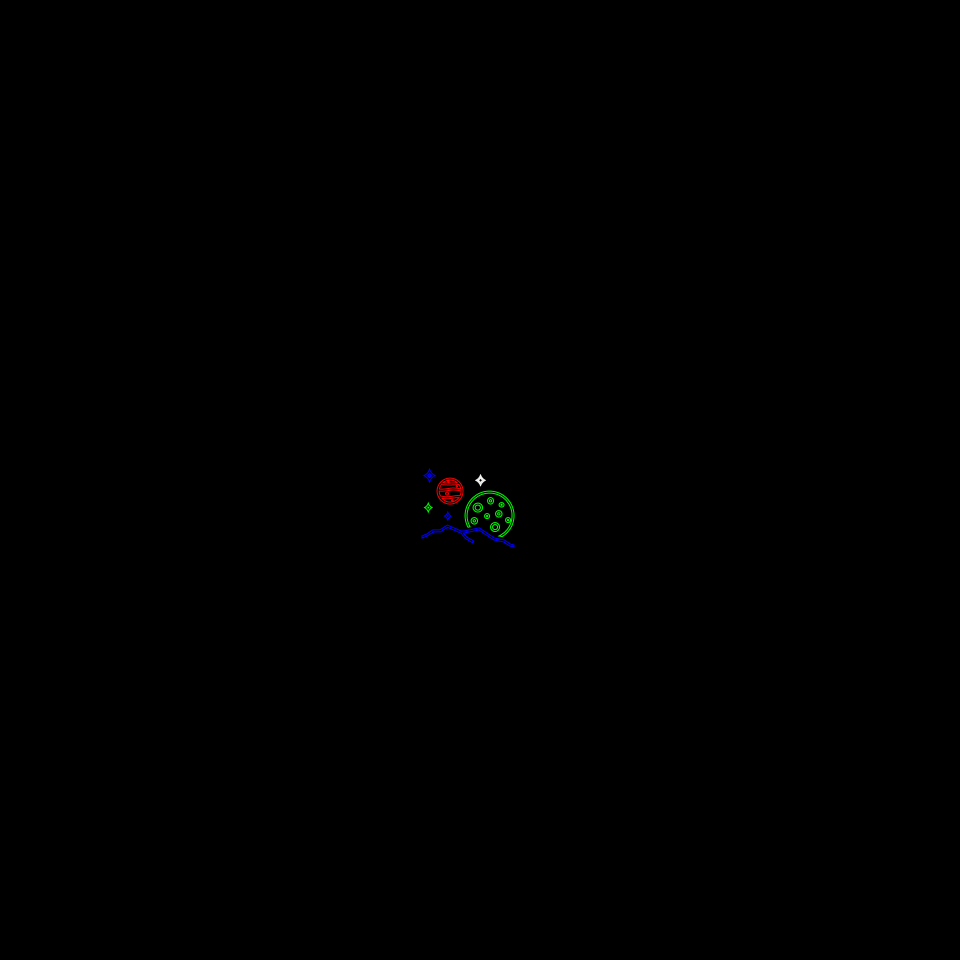
#> input picture FFT of imgs/planets.png, 1920 x 1920 px (shown at 1/2 size)
$ python FT_RGB_Scale_noNoise_compensation.py
#> lines starting #> are read from the running program, lines starting #| are printed output that depends on the picture
# -*- coding: utf-8 -*-
"""
Spyder Editor

This is a temporary script file.
"""
from PIL import Image
import numpy as np
import scipy as sp
from scipy.fft import fft2, fftshift,ifft2,ifftshift
import matplotlib.pyplot as plt
import os
from skimage import color
import cv2

os.chdir("C:/Users/gaosh/Documents/python/Digital-hologram/FFT of imgs")
filename="planets"
im=plt.imread(f"{filename}.png")
#> im is the input picture: shape (1920, 1920, 4) float32; mean R, G, B, A 0.000342, 0.000577, 0.000381, 1
height=im.shape[0]
#> height = 1920
width=im.shape[1]
#> width = 1920

# Define wavelengths (in meters, for example)
lambda_r = 0.633e-6  # Red wavelength
lambda_g = 0.532e-6  # Green wavelength (reference)
lambda_b = 0.450e-6  # Blue wavelength
# Calculate scaling factors with respect to green
scale_r =  lambda_r/lambda_g
scale_b =  lambda_b/lambda_g

h_r, w_r = int(height * scale_r), int(width * scale_r)
#> h_r = 2284; w_r = 2284
h_b, w_b = int(height * scale_b), int(width * scale_b)
#> h_b = 1624; w_b = 1624
print(h_r,int(h_r), w_r,int(w_r))
#| 2284 2284 2284 2284
print(h_b,int(h_b), w_b,int(w_b))
#| 1624 1624 1624 1624

x_offset_r = (int(w_r)-width) // 2
#> x_offset_r = 182
y_offset_r = (int(h_r)-height) // 2
#> y_offset_r = 182
print(x_offset_r,y_offset_r)
#| 182 182
x_offset_b = (width - int(w_b)) // 2
#> x_offset_b = 148
y_offset_b = (height - int(h_b)) // 2
#> y_offset_b = 148
print(x_offset_b,y_offset_b)
#| 148 148
# Step 1: Pad the red channel to the scaled size
padded_red = np.zeros((h_r, w_r))
padded_red[y_offset_r:y_offset_r + height, x_offset_r:x_offset_r + width] = im[:, :, 0]

# Step 2: Crop the blue channel to the scaled size
cropped_blue=np.zeros((h_b, w_b))
cropped_blue = im[:, :, 2][y_offset_b:y_offset_b + h_b, x_offset_b:x_offset_b + w_b]

# Step 3: Resize both channels back to the original dimensions
scaled_red = cv2.resize(padded_red, (width, height), interpolation=cv2.INTER_LINEAR)
scaled_blue = cv2.resize(cropped_blue, (width, height), interpolation=cv2.INTER_LINEAR)

im_manipulated=np.zeros((height,width,3))
im_manipulated[:,:,0]=scaled_red
im_manipulated[:,:,1]=im[:,:,1]
im_manipulated[:,:,2]=scaled_blue
plt.imsave(f"scaled {filename}.png", im_manipulated)
plt.figure()
plt.imshow(im_manipulated)
# plt.colorbar()
plt.title("RGB")
plt.show()
#R
im_shift_r=fftshift(scaled_red)
#G
im_shift_g=fftshift(im[:,:,1])
#B
im_shift_b=fftshift(scaled_blue)

#R
im_r_rand=im_shift_r
im_rr_ft=fftshift(fft2(im_r_rand))
phase_rr = np.angle(im_rr_ft)
# phase_rr_new=phase_rr.astype(np.uint8)
# phase_rr_save=Image.fromarray(phase_rr_new)
phase_rr_modi=(np.angle(im_rr_ft)/np.pi+1)*(255/1.85)
phase_rr_modi_mod=np.mod(phase_rr_modi,255)

#G
im_g_rand=im_shift_g
im_gr_ft=fftshift(fft2(im_g_rand))
phase_gr = np.angle(im_gr_ft)
# phase_gr_new=phase_gr.astype(np.uint8)
# phase_gr_save=Image.fromarray(phase_gr_new)
phase_gr_modi=(np.angle(im_gr_ft)/np.pi+1)*(255/2.63)
phase_gr_modi_mod=np.mod(phase_gr_modi,255)

#B
im_b_rand=im_shift_b
im_br_ft=fftshift(fft2(im_b_rand))
phase_br = np.angle(im_br_ft)
# phase_br_new=phase_br.astype(np.uint8)
# phase_br_save=Image.fromarray(phase_br_new)
phase_br_modi=(np.angle(im_br_ft)/np.pi+1)*(255/3.55)
phase_br_modi_mod=np.mod(phase_br_modi,255)

"""Lens"""
arr_r=np.zeros((height, width))
arr_g=np.zeros((height, width))
arr_b=np.zeros((height, width))
pixel_size=4.5e-6#4.5e-6
f=-2 # meters
center_h=height//2
#> center_h = 960
center_w=width//2
#> center_w = 960
"""RGB lens"""
for i in range(height):
    for j in range(width):
        r = pixel_size * np.sqrt((i - center_h)**2 + (j - center_w)**2)
        arr_r[i, j] =  r**2 / (f * lambda_r) #np.pi *
        arr_g[i, j] =  r**2 / (f * lambda_g)
        arr_b[i, j] =  r**2 / (f * lambda_b)
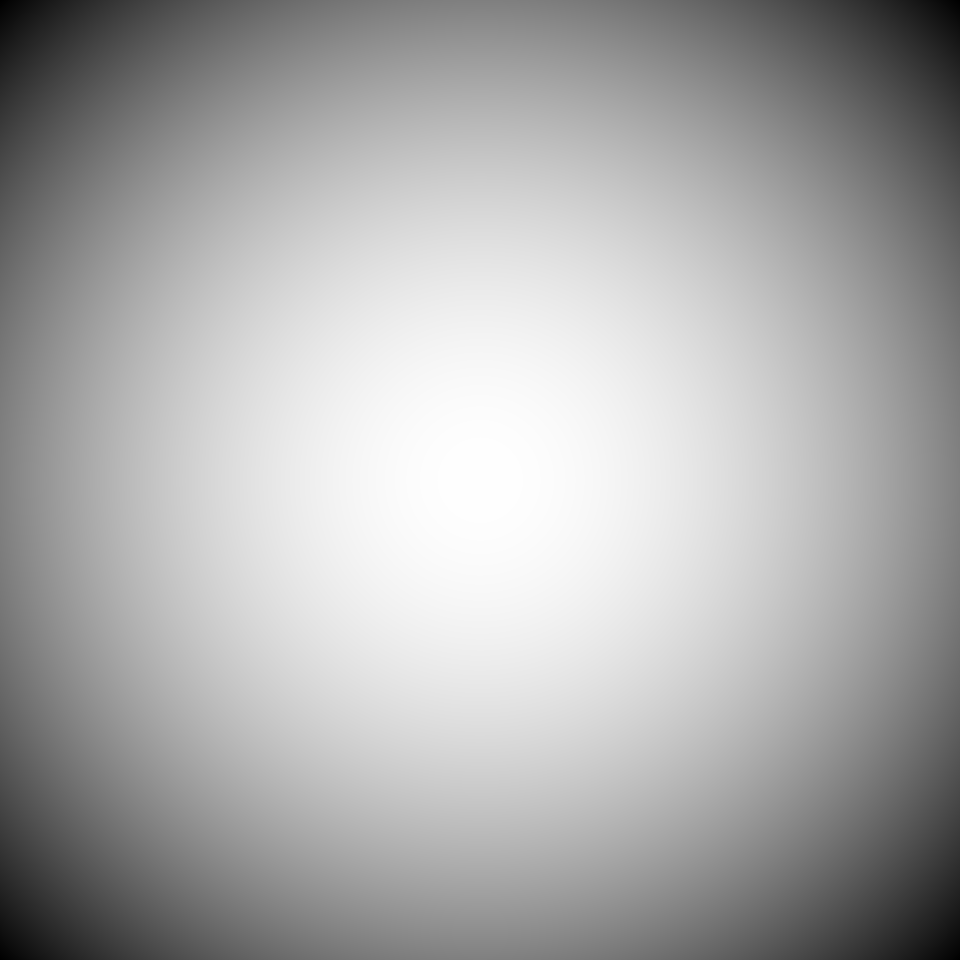
#> arr_b: shape (1920, 1920) float64 (shown at 1/2 size); min -41.47, max 0, mean -13.82; drawn with min black and max white
"""mod into 0-2"""
arr_r_mod=np.mod(arr_r,2)
arr_g_mod=np.mod(arr_g,2)
arr_b_mod=np.mod(arr_b,2)

"""Map phase to gray level for diff laser"""
arr_r_modified=arr_r_mod*(255/1.85)
arr_g_modified=arr_g_mod*(255/2.63)
arr_b_modified=arr_b_mod*(255/3.55)

im_modify0 = np.zeros_like(im,shape=(im.shape[0], im.shape[1], 3))
im_modify0[:,:,0] = phase_rr_modi_mod
im_modify0[:,:,1] = phase_gr_modi_mod
im_modify0[:,:,2] = phase_br_modi_mod
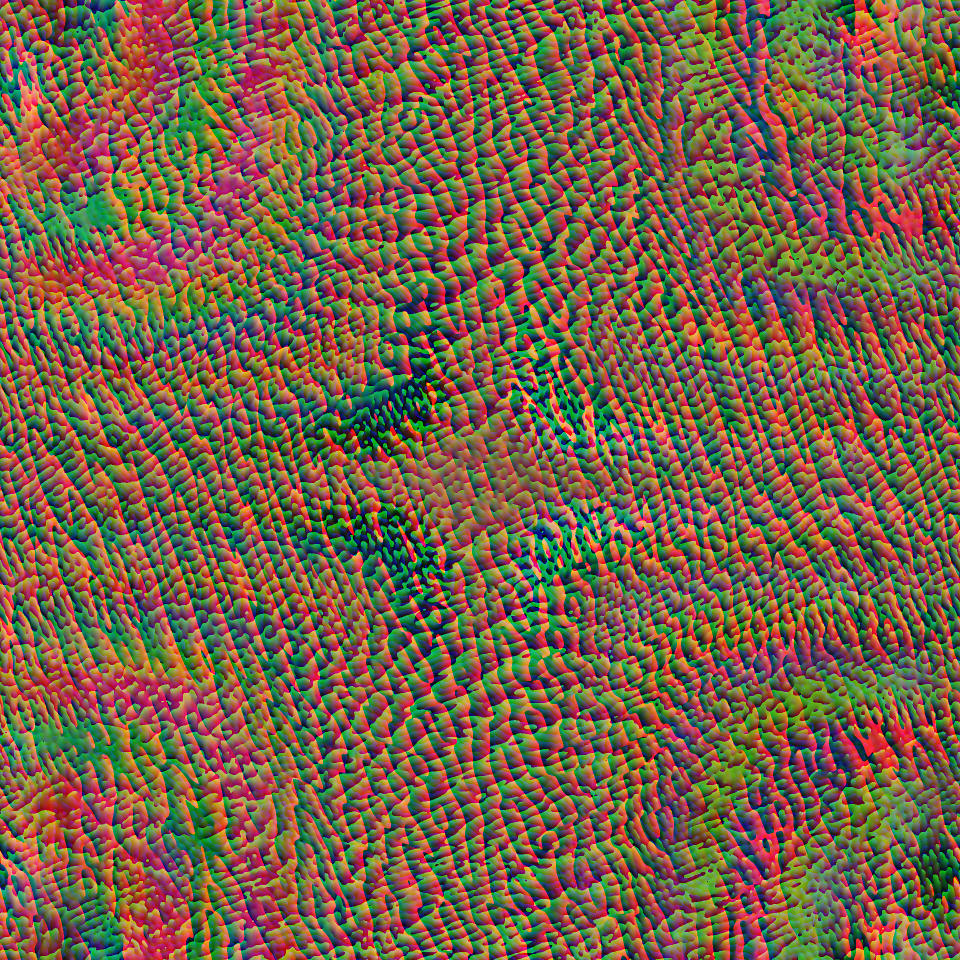
#> im_modify0: shape (1920, 1920, 3) float32 (shown at 1/2 size); mean of channels 0, 1, 2 118, 97, 71.8; drawn as R, G, B
im_modify0 = im_modify0.astype(np.uint8)
im_modi0 = Image.fromarray(im_modify0)
# im_modi0.save(f"{filename}_RGB_M_rescaled.png")

# Create a new array for the new image with the same shape as the original
im_modify = np.zeros_like(im,shape=(im.shape[0], im.shape[1], 3))
im_modify[:,:,0] = arr_r_modified+phase_rr_modi_mod
im_modify[:,:,1] = arr_g_modified+phase_gr_modi_mod
im_modify[:,:,2] = arr_b_modified+phase_br_modi_mod
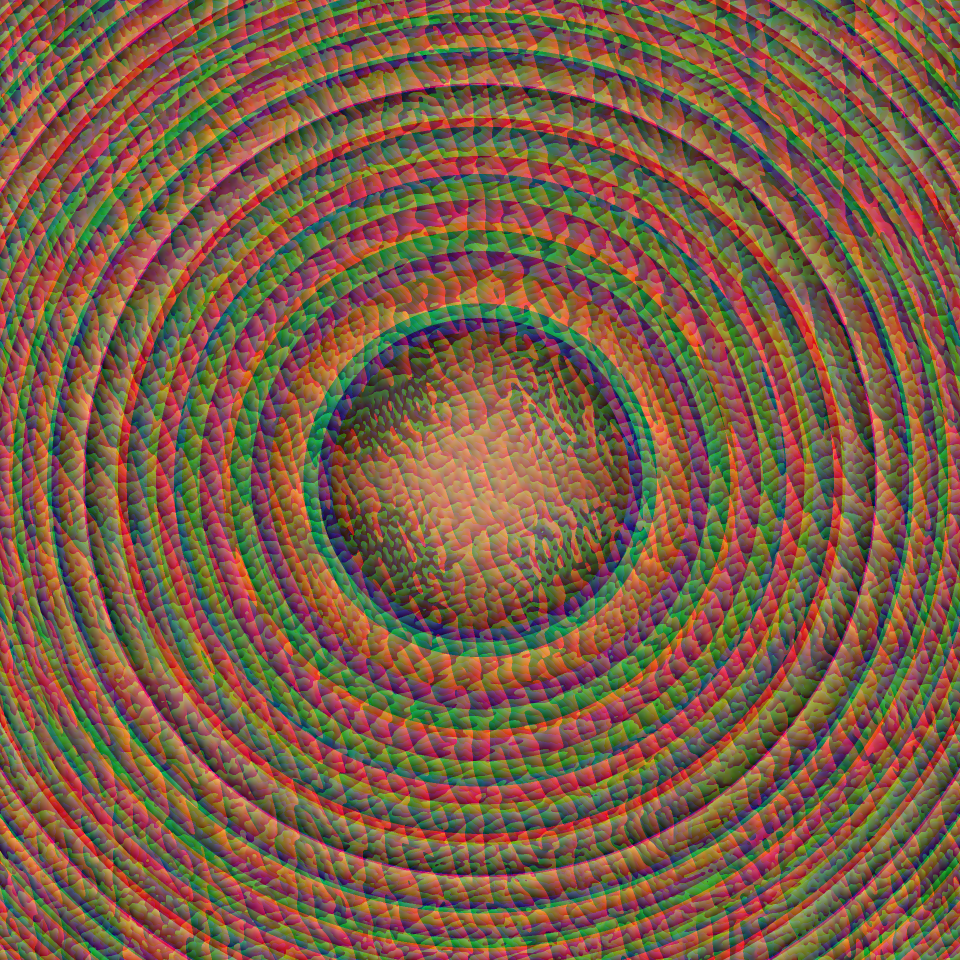
#> im_modify: shape (1920, 1920, 3) float32 (shown at 1/2 size); mean of channels 0, 1, 2 258.6, 195.3, 144.6; drawn with min black and max white

y_offset=center_h-1080//2
#> y_offset = 420
im_cropped=im_modify[y_offset:y_offset+1080,:]
im_cropped = im_cropped.astype(np.uint8)
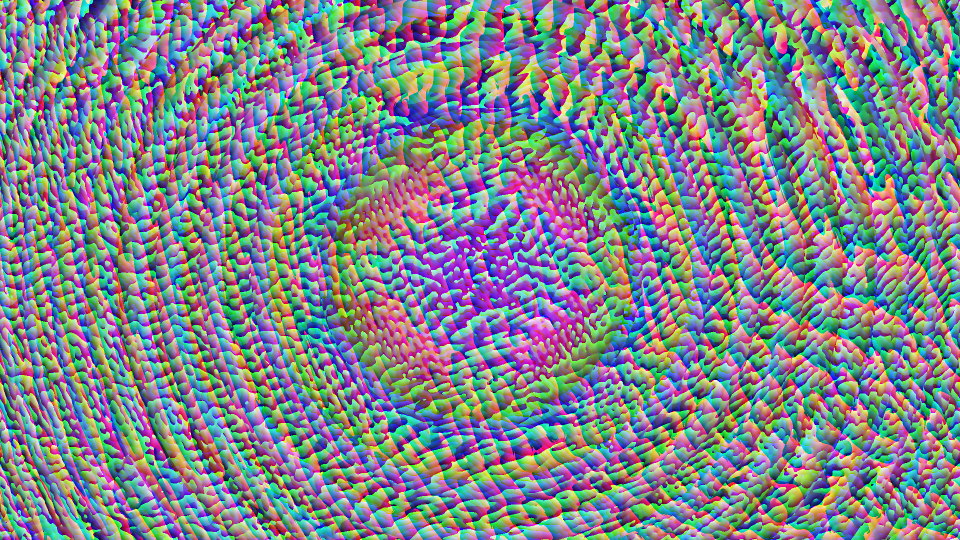
#> im_cropped: shape (1080, 1920, 3) (shown at 1/2 size); mean of channels 0, 1, 2 127.4, 132.5, 139.1; drawn as R, G, B
im_modi = Image.fromarray(im_cropped)
im_modi.save(f"{filename}_rescaled_noN_lens.png")
# im_modi.show()

plt.figure()
plt.imshow(scaled_red, cmap='Reds')
plt.colorbar()
plt.title("R")
plt.show()
plt.figure()
plt.imshow(scaled_blue, cmap='Blues')
plt.colorbar()
plt.title("G")
plt.show()
plt.figure()
plt.imshow(im[:,:,1], cmap='Greens')
plt.colorbar()
plt.title("B")
plt.show()
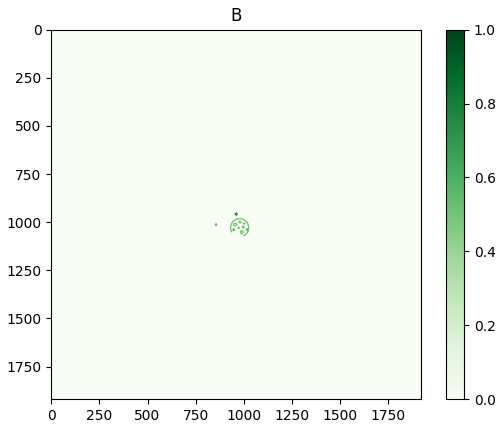
#> figure drawn by matplotlib, 2 panels
